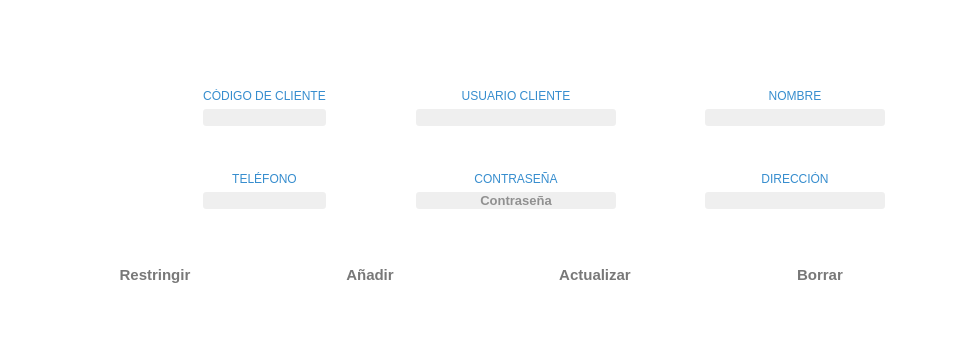
<?xml version="1.0" encoding="UTF-8"?>
<ui version="4.0">
 <class>Cliente</class>
 <widget class="QWidget" name="Cliente">
  <property name="geometry">
   <rect>
    <x>0</x>
    <y>0</y>
    <width>979</width>
    <height>343</height>
   </rect>
  </property>
  <property name="palette">
   <palette>
    <active>
     <colorrole role="Base">
      <brush brushstyle="SolidPattern">
       <color alpha="255">
        <red>46</red>
        <green>47</green>
        <blue>48</blue>
       </color>
      </brush>
     </colorrole>
     <colorrole role="Window">
      <brush brushstyle="SolidPattern">
       <color alpha="255">
        <red>255</red>
        <green>255</green>
        <blue>255</blue>
       </color>
      </brush>
     </colorrole>
    </active>
    <inactive>
     <colorrole role="Base">
      <brush brushstyle="SolidPattern">
       <color alpha="255">
        <red>46</red>
        <green>47</green>
        <blue>48</blue>
       </color>
      </brush>
     </colorrole>
     <colorrole role="Window">
      <brush brushstyle="SolidPattern">
       <color alpha="255">
        <red>255</red>
        <green>255</green>
        <blue>255</blue>
       </color>
      </brush>
     </colorrole>
    </inactive>
    <disabled>
     <colorrole role="Base">
      <brush brushstyle="SolidPattern">
       <color alpha="255">
        <red>255</red>
        <green>255</green>
        <blue>255</blue>
       </color>
      </brush>
     </colorrole>
     <colorrole role="Window">
      <brush brushstyle="SolidPattern">
       <color alpha="255">
        <red>255</red>
        <green>255</green>
        <blue>255</blue>
       </color>
      </brush>
     </colorrole>
    </disabled>
   </palette>
  </property>
  <property name="windowTitle">
   <string>Cliente</string>
  </property>
  <layout class="QVBoxLayout" name="verticalLayout_14">
   <item>
    <spacer name="verticalSpacer_6">
     <property name="orientation">
      <enum>Qt::Vertical</enum>
     </property>
     <property name="sizeHint" stdset="0">
      <size>
       <width>20</width>
       <height>8</height>
      </size>
     </property>
    </spacer>
   </item>
   <item>
    <layout class="QHBoxLayout" name="horizontalLayout_2">
     <item>
      <spacer name="horizontalSpacer_2">
       <property name="orientation">
        <enum>Qt::Horizontal</enum>
       </property>
       <property name="sizeHint" stdset="0">
        <size>
         <width>40</width>
         <height>20</height>
        </size>
       </property>
      </spacer>
     </item>
     <item>
      <layout class="QVBoxLayout" name="verticalLayout_5">
       <item>
        <spacer name="verticalSpacer_9">
         <property name="orientation">
          <enum>Qt::Vertical</enum>
         </property>
         <property name="sizeHint" stdset="0">
          <size>
           <width>20</width>
           <height>40</height>
          </size>
         </property>
        </spacer>
       </item>
       <item>
        <widget class="MyLabelPhoto" name="lb_foto">
         <property name="minimumSize">
          <size>
           <width>0</width>
           <height>0</height>
          </size>
         </property>
         <property name="maximumSize">
          <size>
           <width>16777215</width>
           <height>150</height>
          </size>
         </property>
         <property name="styleSheet">
          <string notr="true">/*QLabel {
padding: 1px;
border-style: solid;
border: 2px solid gray;
border-radius: 45px;};*/</string>
         </property>
         <property name="text">
          <string/>
         </property>
         <property name="pixmap">
          <pixmap resource="assets.qrc">:/icons/User_Big.png</pixmap>
         </property>
         <property name="scaledContents">
          <bool>false</bool>
         </property>
         <property name="alignment">
          <set>Qt::AlignCenter</set>
         </property>
        </widget>
       </item>
       <item>
        <spacer name="verticalSpacer_10">
         <property name="orientation">
          <enum>Qt::Vertical</enum>
         </property>
         <property name="sizeHint" stdset="0">
          <size>
           <width>20</width>
           <height>40</height>
          </size>
         </property>
        </spacer>
       </item>
      </layout>
     </item>
     <item>
      <spacer name="horizontalSpacer_5">
       <property name="orientation">
        <enum>Qt::Horizontal</enum>
       </property>
       <property name="sizeHint" stdset="0">
        <size>
         <width>40</width>
         <height>20</height>
        </size>
       </property>
      </spacer>
     </item>
     <item>
      <layout class="QVBoxLayout" name="verticalLayout_4">
       <item>
        <spacer name="verticalSpacer_4">
         <property name="orientation">
          <enum>Qt::Vertical</enum>
         </property>
         <property name="sizeHint" stdset="0">
          <size>
           <width>20</width>
           <height>40</height>
          </size>
         </property>
        </spacer>
       </item>
       <item>
        <layout class="QVBoxLayout" name="verticalLayout">
         <item>
          <widget class="QLabel" name="label">
           <property name="styleSheet">
            <string notr="true">font: 10pt &quot;Segoe UI Semilight&quot;;
color: rgb(54, 141, 206);</string>
           </property>
           <property name="text">
            <string>CÓDIGO DE CLIENTE</string>
           </property>
           <property name="alignment">
            <set>Qt::AlignCenter</set>
           </property>
          </widget>
         </item>
         <item>
          <widget class="MyLineEditShine" name="le_codigo">
           <property name="font">
            <font>
             <family>Segoe UI</family>
             <pointsize>10</pointsize>
            </font>
           </property>
           <property name="styleSheet">
            <string notr="true">background-color: #EFEFEF; 
border-radius: 3px;
color:rgb(50, 50, 50);</string>
           </property>
           <property name="alignment">
            <set>Qt::AlignCenter</set>
           </property>
          </widget>
         </item>
        </layout>
       </item>
       <item>
        <spacer name="verticalSpacer">
         <property name="orientation">
          <enum>Qt::Vertical</enum>
         </property>
         <property name="sizeHint" stdset="0">
          <size>
           <width>20</width>
           <height>40</height>
          </size>
         </property>
        </spacer>
       </item>
       <item>
        <layout class="QVBoxLayout" name="verticalLayout_11">
         <item>
          <widget class="QLabel" name="label_5">
           <property name="styleSheet">
            <string notr="true">font: 10pt &quot;Segoe UI Semilight&quot;;
color: rgb(54, 141, 206);</string>
           </property>
           <property name="text">
            <string>TELÉFONO</string>
           </property>
           <property name="alignment">
            <set>Qt::AlignCenter</set>
           </property>
          </widget>
         </item>
         <item>
          <widget class="MyLineEditShine" name="le_telefono">
           <property name="font">
            <font>
             <family>Segoe UI</family>
             <pointsize>10</pointsize>
            </font>
           </property>
           <property name="styleSheet">
            <string notr="true">background-color: #EFEFEF; 
border-radius: 3px;
color:rgb(50, 50, 50);</string>
           </property>
           <property name="alignment">
            <set>Qt::AlignCenter</set>
           </property>
          </widget>
         </item>
        </layout>
       </item>
       <item>
        <spacer name="verticalSpacer_11">
         <property name="orientation">
          <enum>Qt::Vertical</enum>
         </property>
         <property name="sizeHint" stdset="0">
          <size>
           <width>20</width>
           <height>40</height>
          </size>
         </property>
        </spacer>
       </item>
       <item>
        <layout class="QVBoxLayout" name="verticalLayout_3"/>
       </item>
      </layout>
     </item>
     <item>
      <spacer name="horizontalSpacer_3">
       <property name="orientation">
        <enum>Qt::Horizontal</enum>
       </property>
       <property name="sizeHint" stdset="0">
        <size>
         <width>40</width>
         <height>20</height>
        </size>
       </property>
      </spacer>
     </item>
     <item>
      <layout class="QVBoxLayout" name="verticalLayout_6">
       <item>
        <spacer name="verticalSpacer_7">
         <property name="orientation">
          <enum>Qt::Vertical</enum>
         </property>
         <property name="sizeHint" stdset="0">
          <size>
           <width>20</width>
           <height>40</height>
          </size>
         </property>
        </spacer>
       </item>
       <item>
        <layout class="QVBoxLayout" name="verticalLayout_7">
         <item>
          <widget class="QLabel" name="label_3">
           <property name="styleSheet">
            <string notr="true">font: 10pt &quot;Segoe UI Semilight&quot;;
color: rgb(54, 141, 206);</string>
           </property>
           <property name="text">
            <string>USUARIO CLIENTE</string>
           </property>
           <property name="alignment">
            <set>Qt::AlignCenter</set>
           </property>
          </widget>
         </item>
         <item>
          <widget class="MyLineEditShine" name="le_cliente">
           <property name="minimumSize">
            <size>
             <width>200</width>
             <height>0</height>
            </size>
           </property>
           <property name="font">
            <font>
             <family>Segoe UI</family>
             <pointsize>10</pointsize>
            </font>
           </property>
           <property name="styleSheet">
            <string notr="true">background-color: #EFEFEF; 
border-radius: 3px;
color:rgb(50, 50, 50);</string>
           </property>
           <property name="alignment">
            <set>Qt::AlignCenter</set>
           </property>
          </widget>
         </item>
        </layout>
       </item>
       <item>
        <spacer name="verticalSpacer_2">
         <property name="orientation">
          <enum>Qt::Vertical</enum>
         </property>
         <property name="sizeHint" stdset="0">
          <size>
           <width>20</width>
           <height>40</height>
          </size>
         </property>
        </spacer>
       </item>
       <item>
        <layout class="QVBoxLayout" name="verticalLayout_8">
         <item>
          <widget class="QLabel" name="label_4">
           <property name="styleSheet">
            <string notr="true">font: 10pt &quot;Segoe UI Semilight&quot;;
color: rgb(54, 141, 206);</string>
           </property>
           <property name="text">
            <string>CONTRASEÑA</string>
           </property>
           <property name="alignment">
            <set>Qt::AlignCenter</set>
           </property>
          </widget>
         </item>
         <item>
          <widget class="MyLineEditShine" name="le_clave">
           <property name="palette">
            <palette>
             <active>
              <colorrole role="WindowText">
               <brush brushstyle="SolidPattern">
                <color alpha="255">
                 <red>50</red>
                 <green>50</green>
                 <blue>50</blue>
                </color>
               </brush>
              </colorrole>
              <colorrole role="Button">
               <brush brushstyle="SolidPattern">
                <color alpha="255">
                 <red>239</red>
                 <green>239</green>
                 <blue>239</blue>
                </color>
               </brush>
              </colorrole>
              <colorrole role="Text">
               <brush brushstyle="SolidPattern">
                <color alpha="255">
                 <red>50</red>
                 <green>50</green>
                 <blue>50</blue>
                </color>
               </brush>
              </colorrole>
              <colorrole role="ButtonText">
               <brush brushstyle="SolidPattern">
                <color alpha="255">
                 <red>50</red>
                 <green>50</green>
                 <blue>50</blue>
                </color>
               </brush>
              </colorrole>
              <colorrole role="Base">
               <brush brushstyle="SolidPattern">
                <color alpha="255">
                 <red>239</red>
                 <green>239</green>
                 <blue>239</blue>
                </color>
               </brush>
              </colorrole>
              <colorrole role="Window">
               <brush brushstyle="SolidPattern">
                <color alpha="255">
                 <red>239</red>
                 <green>239</green>
                 <blue>239</blue>
                </color>
               </brush>
              </colorrole>
              <colorrole role="PlaceholderText">
               <brush brushstyle="NoBrush">
                <color alpha="128">
                 <red>50</red>
                 <green>50</green>
                 <blue>50</blue>
                </color>
               </brush>
              </colorrole>
             </active>
             <inactive>
              <colorrole role="WindowText">
               <brush brushstyle="SolidPattern">
                <color alpha="255">
                 <red>50</red>
                 <green>50</green>
                 <blue>50</blue>
                </color>
               </brush>
              </colorrole>
              <colorrole role="Button">
               <brush brushstyle="SolidPattern">
                <color alpha="255">
                 <red>239</red>
                 <green>239</green>
                 <blue>239</blue>
                </color>
               </brush>
              </colorrole>
              <colorrole role="Text">
               <brush brushstyle="SolidPattern">
                <color alpha="255">
                 <red>50</red>
                 <green>50</green>
                 <blue>50</blue>
                </color>
               </brush>
              </colorrole>
              <colorrole role="ButtonText">
               <brush brushstyle="SolidPattern">
                <color alpha="255">
                 <red>50</red>
                 <green>50</green>
                 <blue>50</blue>
                </color>
               </brush>
              </colorrole>
              <colorrole role="Base">
               <brush brushstyle="SolidPattern">
                <color alpha="255">
                 <red>239</red>
                 <green>239</green>
                 <blue>239</blue>
                </color>
               </brush>
              </colorrole>
              <colorrole role="Window">
               <brush brushstyle="SolidPattern">
                <color alpha="255">
                 <red>239</red>
                 <green>239</green>
                 <blue>239</blue>
                </color>
               </brush>
              </colorrole>
              <colorrole role="PlaceholderText">
               <brush brushstyle="NoBrush">
                <color alpha="128">
                 <red>50</red>
                 <green>50</green>
                 <blue>50</blue>
                </color>
               </brush>
              </colorrole>
             </inactive>
             <disabled>
              <colorrole role="WindowText">
               <brush brushstyle="SolidPattern">
                <color alpha="255">
                 <red>50</red>
                 <green>50</green>
                 <blue>50</blue>
                </color>
               </brush>
              </colorrole>
              <colorrole role="Button">
               <brush brushstyle="SolidPattern">
                <color alpha="255">
                 <red>239</red>
                 <green>239</green>
                 <blue>239</blue>
                </color>
               </brush>
              </colorrole>
              <colorrole role="Text">
               <brush brushstyle="SolidPattern">
                <color alpha="255">
                 <red>50</red>
                 <green>50</green>
                 <blue>50</blue>
                </color>
               </brush>
              </colorrole>
              <colorrole role="ButtonText">
               <brush brushstyle="SolidPattern">
                <color alpha="255">
                 <red>50</red>
                 <green>50</green>
                 <blue>50</blue>
                </color>
               </brush>
              </colorrole>
              <colorrole role="Base">
               <brush brushstyle="SolidPattern">
                <color alpha="255">
                 <red>239</red>
                 <green>239</green>
                 <blue>239</blue>
                </color>
               </brush>
              </colorrole>
              <colorrole role="Window">
               <brush brushstyle="SolidPattern">
                <color alpha="255">
                 <red>239</red>
                 <green>239</green>
                 <blue>239</blue>
                </color>
               </brush>
              </colorrole>
              <colorrole role="PlaceholderText">
               <brush brushstyle="NoBrush">
                <color alpha="128">
                 <red>50</red>
                 <green>50</green>
                 <blue>50</blue>
                </color>
               </brush>
              </colorrole>
             </disabled>
            </palette>
           </property>
           <property name="font">
            <font>
             <family>Segoe UI</family>
             <pointsize>10</pointsize>
             <weight>75</weight>
             <bold>true</bold>
            </font>
           </property>
           <property name="styleSheet">
            <string notr="true">background-color: #EFEFEF; 
border-radius: 3px;
color:rgb(50, 50, 50);</string>
           </property>
           <property name="text">
            <string/>
           </property>
           <property name="frame">
            <bool>false</bool>
           </property>
           <property name="echoMode">
            <enum>QLineEdit::Password</enum>
           </property>
           <property name="alignment">
            <set>Qt::AlignCenter</set>
           </property>
           <property name="placeholderText">
            <string>Contraseña</string>
           </property>
          </widget>
         </item>
        </layout>
       </item>
       <item>
        <spacer name="verticalSpacer_13">
         <property name="orientation">
          <enum>Qt::Vertical</enum>
         </property>
         <property name="sizeHint" stdset="0">
          <size>
           <width>20</width>
           <height>40</height>
          </size>
         </property>
        </spacer>
       </item>
       <item>
        <layout class="QVBoxLayout" name="verticalLayout_9"/>
       </item>
      </layout>
     </item>
     <item>
      <spacer name="horizontalSpacer_4">
       <property name="orientation">
        <enum>Qt::Horizontal</enum>
       </property>
       <property name="sizeHint" stdset="0">
        <size>
         <width>40</width>
         <height>20</height>
        </size>
       </property>
      </spacer>
     </item>
     <item>
      <layout class="QVBoxLayout" name="verticalLayout_10">
       <item>
        <spacer name="verticalSpacer_8">
         <property name="orientation">
          <enum>Qt::Vertical</enum>
         </property>
         <property name="sizeHint" stdset="0">
          <size>
           <width>20</width>
           <height>40</height>
          </size>
         </property>
        </spacer>
       </item>
       <item>
        <layout class="QVBoxLayout" name="verticalLayout_2">
         <item>
          <widget class="QLabel" name="label_2">
           <property name="styleSheet">
            <string notr="true">font: 10pt &quot;Segoe UI Semilight&quot;;
color: rgb(54, 141, 206);</string>
           </property>
           <property name="text">
            <string>NOMBRE</string>
           </property>
           <property name="alignment">
            <set>Qt::AlignCenter</set>
           </property>
          </widget>
         </item>
         <item>
          <widget class="MyLineEditShine" name="le_nombre">
           <property name="minimumSize">
            <size>
             <width>180</width>
             <height>0</height>
            </size>
           </property>
           <property name="font">
            <font>
             <family>Segoe UI</family>
             <pointsize>10</pointsize>
            </font>
           </property>
           <property name="styleSheet">
            <string notr="true">background-color: #EFEFEF; 
border-radius: 3px;
color:rgb(50, 50, 50);</string>
           </property>
           <property name="alignment">
            <set>Qt::AlignCenter</set>
           </property>
          </widget>
         </item>
        </layout>
       </item>
       <item>
        <spacer name="verticalSpacer_3">
         <property name="orientation">
          <enum>Qt::Vertical</enum>
         </property>
         <property name="sizeHint" stdset="0">
          <size>
           <width>20</width>
           <height>40</height>
          </size>
         </property>
        </spacer>
       </item>
       <item>
        <layout class="QVBoxLayout" name="verticalLayout_12">
         <item>
          <widget class="QLabel" name="label_6">
           <property name="styleSheet">
            <string notr="true">font: 10pt &quot;Segoe UI Semilight&quot;;
color: rgb(54, 141, 206);</string>
           </property>
           <property name="text">
            <string>DIRECCIÒN</string>
           </property>
           <property name="alignment">
            <set>Qt::AlignCenter</set>
           </property>
          </widget>
         </item>
         <item>
          <widget class="MyLineEditShine" name="le_direccion">
           <property name="minimumSize">
            <size>
             <width>180</width>
             <height>0</height>
            </size>
           </property>
           <property name="font">
            <font>
             <family>Segoe UI</family>
             <pointsize>10</pointsize>
            </font>
           </property>
           <property name="styleSheet">
            <string notr="true">background-color: #EFEFEF; 
border-radius: 3px;
color:rgb(50, 50, 50);</string>
           </property>
           <property name="alignment">
            <set>Qt::AlignCenter</set>
           </property>
          </widget>
         </item>
        </layout>
       </item>
       <item>
        <spacer name="verticalSpacer_12">
         <property name="orientation">
          <enum>Qt::Vertical</enum>
         </property>
         <property name="sizeHint" stdset="0">
          <size>
           <width>20</width>
           <height>40</height>
          </size>
         </property>
        </spacer>
       </item>
       <item>
        <layout class="QVBoxLayout" name="verticalLayout_13"/>
       </item>
      </layout>
     </item>
     <item>
      <spacer name="horizontalSpacer">
       <property name="orientation">
        <enum>Qt::Horizontal</enum>
       </property>
       <property name="sizeHint" stdset="0">
        <size>
         <width>40</width>
         <height>20</height>
        </size>
       </property>
      </spacer>
     </item>
    </layout>
   </item>
   <item>
    <layout class="QHBoxLayout" name="horizontalLayout">
     <item>
      <widget class="QPushButton" name="pb_restrict">
       <property name="minimumSize">
        <size>
         <width>130</width>
         <height>40</height>
        </size>
       </property>
       <property name="maximumSize">
        <size>
         <width>130</width>
         <height>41</height>
        </size>
       </property>
       <property name="font">
        <font>
         <family>Segoe UI</family>
         <pointsize>11</pointsize>
         <weight>75</weight>
         <bold>true</bold>
        </font>
       </property>
       <property name="styleSheet">
        <string notr="true">border-radius: 10px;
color:rgb(120, 120, 120);</string>
       </property>
       <property name="text">
        <string>Restringir</string>
       </property>
       <property name="icon">
        <iconset resource="assets.qrc">
         <normaloff>:/icons/web.png</normaloff>:/icons/web.png</iconset>
       </property>
       <property name="iconSize">
        <size>
         <width>25</width>
         <height>25</height>
        </size>
       </property>
      </widget>
     </item>
     <item>
      <widget class="QPushButton" name="pb_agregar">
       <property name="minimumSize">
        <size>
         <width>130</width>
         <height>40</height>
        </size>
       </property>
       <property name="maximumSize">
        <size>
         <width>130</width>
         <height>41</height>
        </size>
       </property>
       <property name="font">
        <font>
         <family>Segoe UI</family>
         <pointsize>11</pointsize>
         <weight>75</weight>
         <bold>true</bold>
        </font>
       </property>
       <property name="styleSheet">
        <string notr="true">border-radius: 10px;
color:rgb(120, 120, 120);</string>
       </property>
       <property name="text">
        <string>Añadir</string>
       </property>
       <property name="icon">
        <iconset resource="assets.qrc">
         <normaloff>:/icons/subir.png</normaloff>:/icons/subir.png</iconset>
       </property>
       <property name="iconSize">
        <size>
         <width>25</width>
         <height>25</height>
        </size>
       </property>
      </widget>
     </item>
     <item>
      <widget class="QPushButton" name="pb_actualizar">
       <property name="minimumSize">
        <size>
         <width>150</width>
         <height>40</height>
        </size>
       </property>
       <property name="maximumSize">
        <size>
         <width>150</width>
         <height>41</height>
        </size>
       </property>
       <property name="font">
        <font>
         <family>Segoe UI</family>
         <pointsize>11</pointsize>
         <weight>75</weight>
         <bold>true</bold>
        </font>
       </property>
       <property name="styleSheet">
        <string notr="true">border-radius: 10px;
color:rgb(120, 120, 120);</string>
       </property>
       <property name="text">
        <string>Actualizar</string>
       </property>
       <property name="icon">
        <iconset resource="assets.qrc">
         <normaloff>:/icons/update.png</normaloff>:/icons/update.png</iconset>
       </property>
       <property name="iconSize">
        <size>
         <width>30</width>
         <height>30</height>
        </size>
       </property>
      </widget>
     </item>
     <item>
      <widget class="QPushButton" name="pb_borrar">
       <property name="minimumSize">
        <size>
         <width>130</width>
         <height>40</height>
        </size>
       </property>
       <property name="maximumSize">
        <size>
         <width>130</width>
         <height>41</height>
        </size>
       </property>
       <property name="font">
        <font>
         <family>Segoe UI</family>
         <pointsize>11</pointsize>
         <weight>75</weight>
         <bold>true</bold>
        </font>
       </property>
       <property name="styleSheet">
        <string notr="true">border-radius: 10px;
color:rgb(120, 120, 120);</string>
       </property>
       <property name="text">
        <string>Borrar</string>
       </property>
       <property name="icon">
        <iconset resource="assets.qrc">
         <normaloff>:/icons/delete_blue.png</normaloff>:/icons/delete_blue.png</iconset>
       </property>
       <property name="iconSize">
        <size>
         <width>25</width>
         <height>25</height>
        </size>
       </property>
      </widget>
     </item>
    </layout>
   </item>
   <item>
    <spacer name="verticalSpacer_5">
     <property name="orientation">
      <enum>Qt::Vertical</enum>
     </property>
     <property name="sizeHint" stdset="0">
      <size>
       <width>20</width>
       <height>8</height>
      </size>
     </property>
    </spacer>
   </item>
  </layout>
 </widget>
 <customwidgets>
  <customwidget>
   <class>MyLineEditShine</class>
   <extends>QLineEdit</extends>
   <header location="global">mylineeditshine.h</header>
  </customwidget>
  <customwidget>
   <class>MyLabelPhoto</class>
   <extends>QLabel</extends>
   <header location="global">mylabelphoto.h</header>
  </customwidget>
 </customwidgets>
 <resources>
  <include location="assets.qrc"/>
 </resources>
 <connections/>
</ui>
